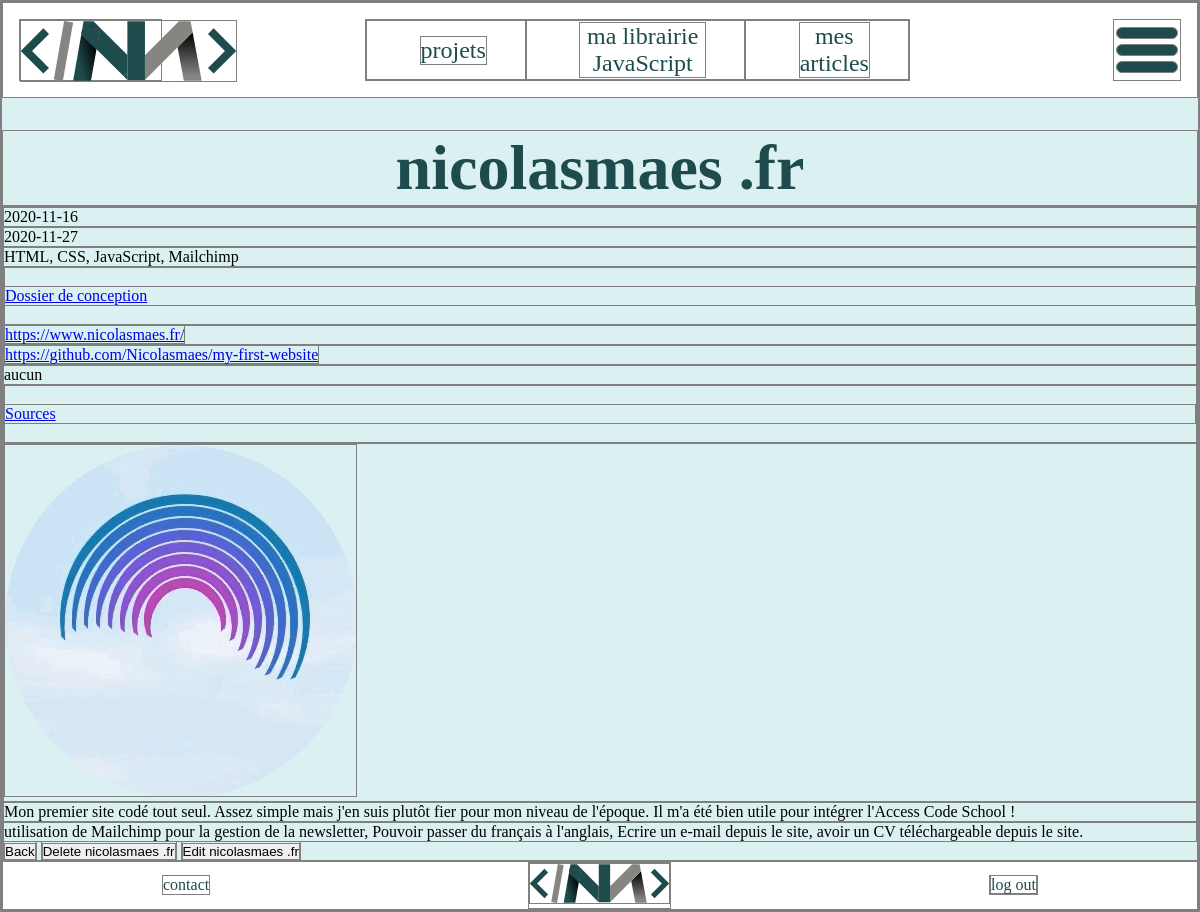
The page /back/project_details.php?id=1 (signed in) on the database its author committed.
### tables this page shows
CREATE TABLE `projects` (
  `project_favicon` varchar(255) DEFAULT NULL,
  `project_id` int(11) NOT NULL,
  `project_title` varchar(255) NOT NULL,
  `project_picture` varchar(255) DEFAULT NULL,
  `project_begin` date NOT NULL,
  `project_end` date NOT NULL,
  `project_context` text NOT NULL,
  `project_specs` text NOT NULL,
  `project_coworkers` varchar(255) DEFAULT NULL,
  `project_technologies` varchar(255) NOT NULL,
  `project_design_file` varchar(255) DEFAULT NULL,
  `project_link_website` text NOT NULL,
  `project_link_github` text NOT NULL
);

### back/project_details.php (the view, shortened to what this page needs)
<?php
if ($_SESSION['username']) {
    if (isset($_GET['id']) && !empty($_GET['id'])) {
        require_once('db_connect.php');
        $id = strip_tags($_GET['id']);
        $sql = 'SELECT * FROM `projects` WHERE `project_id`=:id';
        $query = $db->prepare($sql);
        $query->bindValue(':id', $id, PDO::PARAM_STR);
        $query->execute();
        $result = $query->fetch();
    } else {
        echo 'missing id';
    }
} else {
    echo 'Please log in.';
}
?><?php
include "../includes_back/header.php";
?>
<h1><?= $result['project_title'] ?></h1>
<div class="containerproject">
    <div class="project_begin"><?= $result['project_begin'] ?></div>
    <div class="project_end"><?= $result['project_end'] ?></div>
    <div class="project_technologies"><?= $result['project_technologies'] ?></div>
    <div class="dossier_de_conception"><a href="design_file.php?id=<?= $result['project_id'] ?>">
        <p>Dossier de conception</p>
        </a></div>
    <div class="project_link_website"><a target="_blank" href="<?= $result['project_link_website'] ?>"><?= $result['project_link_website'] ?></a></div>
    <div class="project_link_github"><a target="_blank" href="<?= $result['project_link_github'] ?>"><?= $result['project_link_github'] ?></a></div>
    <div class="project_coworkers"><?= $result['project_coworkers'] ?></div>
    <div class="sources"><a href="../front/pages/pdf.php?id=<?= $result['project_id'] ?>">
        <p>Sources</p>
        </a></div>
    <div class="screenshots_gallery"><img src="../assets/thumbnails/<?= $result['project_picture'] ?>"></div>
    <div class="project_context"><?= $result['project_context'] ?></div>
    <div class="project_specs"><?= $result['project_specs'] ?></div>
    <a href="home.php"><button>Back</button></a>
<a href="project_delete.php?id=<?= $result['project_id'] ?>"><button>Delete <?= $result['project_title'] ?></button></a>
<a href="project_edit.php?id=<?= $result['project_id'] ?>"><button>Edit <?= $result['project_title'] ?></button></a>
</div>
<?php
include "../includes_back/footer.php";
?>

### style/style.css (style rules this page uses)
* { border: 1px solid grey; margin: 0; padding: 0; }
body { background-color: #dbf0f0; }
h1 { font-family: "didot"; color: #1e4b4b; text-align: center; font-size: 4rem; margin-top: 2rem; }

### rows shown on the page
projects: project_title "nicolasmaes .fr", project_begin "2020-11-16", project_end "2020-11-27", project_technologies "HTML, CSS, JavaScript, Mailchimp", project_link_website "https://www.nicolasmaes.fr/", project_link_github "https://github.com/Nicolasmaes/my-first-website", project_coworkers "aucun", project_picture (picture), project_context "Mon premier site codé tout seul. Assez simple mais j'en suis plutôt fier pour mon niveau de l'époque. Il m'a été bien utile pour intégrer l'Access Code School !", project_specs "utilisation de Mailchimp pour la gestion de la newsletter, Pouvoir passer du français à l'anglais, Ecrire un e-mail depuis le site, avoir un CV téléchargeable depuis le site."
